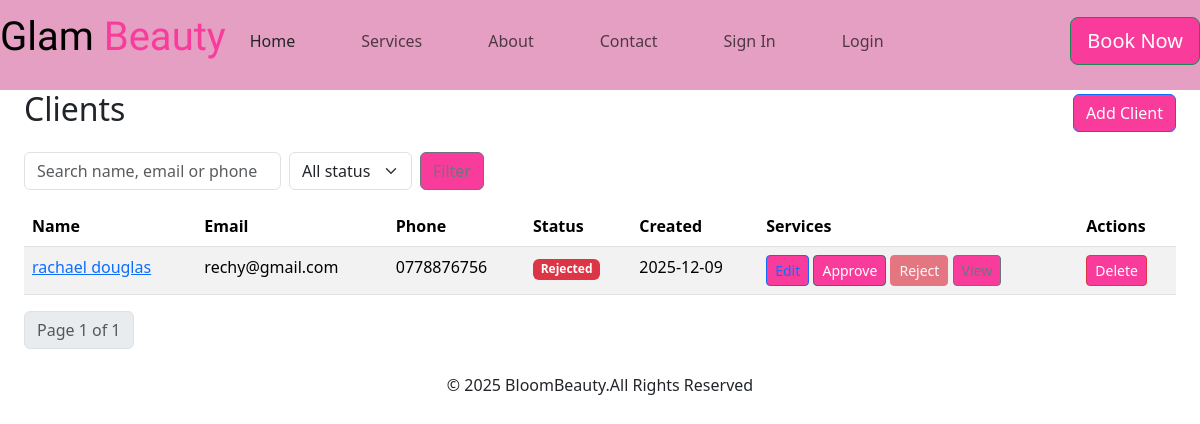
Page /list/ (signed in) on the earlier database version.
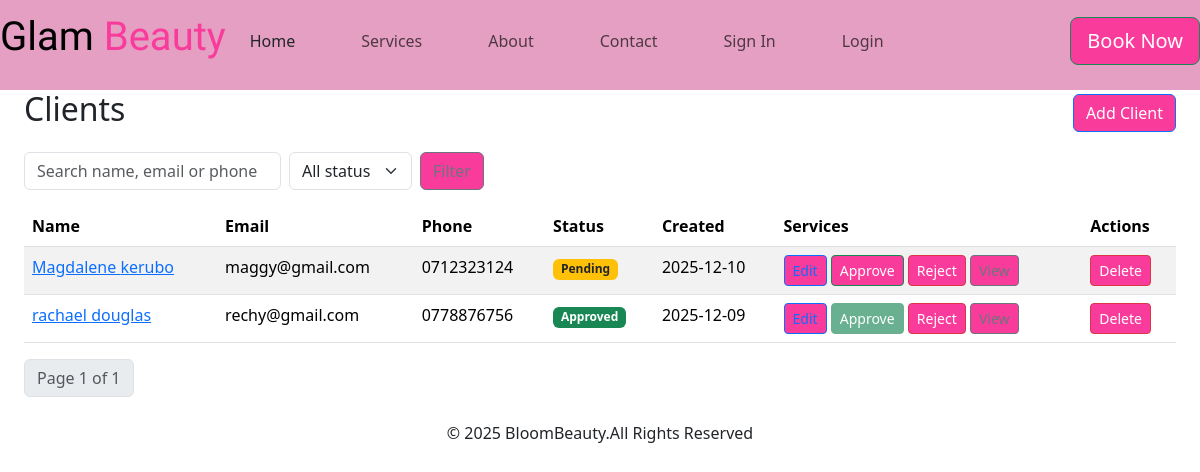
Same page on the later database version.
### cosmetics/models.py (models this page shows, shortened)
class Client(models.Model):
    STATUS_PENDING = 'pending'
    STATUS_APPROVED = 'approved'
    STATUS_REJECTED = 'rejected'
    STATUS_CHOICES = [
        (STATUS_PENDING, 'Pending'),
        (STATUS_APPROVED, 'Approved'),
        (STATUS_REJECTED, 'Rejected'),
    ]
    first_name = models.CharField(max_length=120, null=True, blank=True)
    last_name = models.CharField(max_length=120, blank=True)
    email = models.EmailField(unique=True)
    phone = models.CharField(max_length=30, blank=True)
    address = models.TextField(blank=True)
    dob = models.DateField(null=True, blank=True)
    notes = models.TextField(blank=True)
    avatar = models.ImageField(upload_to='client_avatars/', null=True, blank=True)
    is_active = models.BooleanField(default=True)
    status = models.CharField(max_length=20, choices=STATUS_CHOICES, default=STATUS_PENDING)
    reviewed_by = models.ForeignKey(
        settings.AUTH_USER_MODEL, null=True, blank=True, on_delete=models.SET_NULL, related_name='reviewed_clients'
    )
    reviewed_at = models.DateTimeField(null=True, blank=True)
    review_notes = models.TextField(blank=True)
    created_at = models.DateTimeField(auto_now_add=True)
    updated_at = models.DateTimeField(auto_now=True)
    class Meta:
        ordering = ['last_name', 'first_name']

### cosmetics/views.py (the view, shortened to what this page needs)
# urls.py: path('list/', views.ClientListView.as_view(), name='list'),
class ClientListView(LoginRequiredMixin, ListView):
    model = Client
    template_name = "clientlist.html"
    context_object_name = "clients"
    paginate_by = 10
    def get_queryset(self):
        qs = Client.objects.all().order_by("-created_at")
        q = self.request.GET.get("q")
        status = self.request.GET.get("status")
        if status:
            qs = qs.filter(status=status)
        return qs

### cosmetics/templates/clientlist.html (shortened to what this page needs)
{% extends "base.html" %}
{% load static %}
{% block content %}
  <div class="container-fluid">
    <div class="d-flex justify-content-between align-items-center mb-3">
      <h2>Clients</h2>
      <div>
        <a class="btn btn-primary" href="{% url 'add' %}">Add Client</a>
      </div>
    </div>
    <form method="get" class="row g-2 mb-3">
      <div class="col-auto">
        <input type="text" name="q" value="{{ request.GET.q }}" class="form-control" placeholder="Search name, email or phone">
      </div>
      <div class="col-auto">
        <select name="status" class="form-select">
          <option value="">All status</option>
        </select>
      </div>
      <div class="col-auto">
        <button class="btn btn-outline-secondary" type="submit">Filter</button>
      </div>
    </form>
    {% if clients %}
    <table class="table table-striped table-hover">
      <thead>
        <tr>
          <th>Name</th>
          <th>Email</th>
          <th>Phone</th>
          <th>Status</th>
          <th>Created</th>
          <th>Services</th>
          <th>Actions</th>
        </tr>
      </thead>
      <tbody>
        {% for client in clients %}
        <tr>
          <td><a href="{% url 'detail' client.pk %}">{{ client.first_name }} {{ client.last_name }}</a></td>
          <td>{{ client.email }}</td>
          <td>{{ client.phone }}</td>
          <td>
            {% if client.status == client.STATUS_PENDING %}
              <span class="badge bg-warning text-dark">Pending</span>
            {% elif client.status == client.STATUS_APPROVED %}
              <span class="badge bg-success">Approved</span>
            {% else %}
              <span class="badge bg-danger">Rejected</span>
            {% endif %}
          </td>
          <td>{{ client.created_at|date:"Y-m-d" }}</td>
          <td>
            <a class="btn btn-sm btn-outline-primary" href="{% url 'edit' client.pk %}">Edit</a>
            <form method="post" action="{% url 'approve' client.pk %}" style="display:inline;">
              <button type="submit" class="btn btn-sm btn-success" {% if client.status == client.STATUS_APPROVED %}disabled{% endif %}>Approve</button>
            </form>
            <form method="post" action="{% url 'reject' client.pk %}" style="display:inline;">
              <button type="submit" class="btn btn-sm btn-danger" {% if client.status == client.STATUS_REJECTED %}disabled{% endif %}>Reject</button>
            </form>
            <a class="btn btn-sm btn-outline-secondary" href="{% url 'detail' client.pk %}">View</a>
           <td>
  <form method="post" action="{% url 'delete' client.pk %}" style="display:inline;">
    <button type="submit" class="btn btn-sm btn-danger"
        onclick="return confirm('Are you sure you want to delete {{ client.first_name }} {{ client.last_name }}?');">
      Delete
    </button>
  </form>
</td>
          </td>
        </tr>
        {% endfor %}
      </tbody>
    </table>
    <nav>
      <ul class="pagination">
        <li class="page-item disabled"><a class="page-link">Page {{ page_obj.number }} of {{ page_obj.paginator.num_pages }}</a></li>
      </ul>
    </nav>
    {% else %}
      <p>No clients found.</p>
    {% endif %}
  </div>
{% endblock %}

### cosmetics/templates/base.html (shortened to what this page needs)
{%load static%}
<!DOCTYPE html>
<html lang="en">
<head>
    <link rel="stylesheet" href="{% static 'css/bootstrap.min.css' %}">
    <link rel="stylesheet" href="{% static 'style.css' %}">
</head>
<body>
  <nav class="navbar navbar-expand-lg "  style="padding-top: 0px;">
  <div class="container-fluid navbar">
    <a class="navbar-brand brand" href="{% url 'homepage'%}">
      <h1> <span class="glam">Glam</span> <span class="beauty">Beauty</span></h1></a>
    <div class="collapse navbar-collapse" id="navbarTogglerDemo02">
      <ul class="navbar-nav me-auto mb-2 mb-lg-0">
        <li class="nav-item">
          <a class="nav-link active text-dark" aria-current="page" href="{% url 'homepage'%}">Home</a>
        </li>
        <li class="nav-item">
          <a class="nav-link" href="{% url 'services'%}">Services</a>
        </li>
        <li class="nav-item">
          <a class="nav-link" href="{% url 'aboutpage'%}" >About</a>
        </li>
        <li class="nav-item">
          <a class="nav-link" href="{% url 'contactpage'%}" >Contact</a>
        </li>
          <li class="nav-item">
          <a class="nav-link" href="{% url 'registerpage'%}">Sign In</a>
        </li>
          <li class="nav-item">
          <a class="nav-link" href="{% url 'loginpage'%}">Login</a>
        </li>
      </ul>
      <form class="d-flex" role="search">
        {% if user.is_authenticated %}
             <a href="{% url 'book' %}" class="btn btn-success btn-lg">Book Now</a>
        {% else %}
            <a href="{% url 'loginpage' %}" class="btn btn-success btn-lg">Sign in to Book</a>
            {% endif %}
      </form>
    </div>
  </div>
</nav>
<main class="mt-0">
  <div class="container-fluid">
        <div class="row">
            {% if user.is_staff or user.is_superuser %}
            <div class="col-md-2 d-none d-md-block sidebar">
                <div class="position-sticky pt-3">
                    <ul class="nav flex-column">
                        <li class="nav-item">
                            <a class="nav-link {% if request.resolver_match.url_name == 'admin_dashboard' %}active{% endif %}"
                               href="{% url 'dashboard' %}">
                                <i class="fas fa-tachometer-alt me-2"></i>Dashboard
                            </a>
                        </li>
                        <li class="nav-item">
                            <a class="nav-link {% if request.resolver_match.url_name == 'add_client' %}active{% endif %}"
                               href="{% url 'add' %}">
                                <i class="fas fa-user-plus me-2"></i>Add Client
                            </a>
                        </li>
                        <li class="nav-item">
                            <a class="nav-link {% if request.resolver_match.url_name == 'add_client' %}active{% endif %}"
                               href="{% url 'list' %}">
                                <i class="fas fa-user-plus me-2"></i>All Clients
                            </a>
                        </li>
                        <li class="nav-item">
                            <a class="nav-link" href="{% url 'addservice' %}">
                                <i class="fas fa-chart-bar me-2"></i>Add Services
                            </a>
                        </li>
                        <li class="nav-item">
                            <a class="nav-link" href="{% url 'serviceslist' %}">
                                <i class="fas fa-cog me-2"></i>New services
                            </a>
                        </li>
                          <li class="nav-item">
                            <a class="nav-link" href="{% url 'bookinglist' %}">
                                <i class="fas fa-cog me-2"></i>Booking List
                            </a>
                        </li>
                    </ul>
                </div>
            </div>
            <div class="col-md-10">
            {% else %}
            <div class="col-12">
            {% endif %}
<main class="mt-0 m-0 p-0 ms-0 me-0">
    {% block content %}
    {% endblock %}
</main>
<footer class="text-center mt-4">© 2025 BloomBeauty.All Rights Reserved</footer>
</body>
</html>

### cosmetics/static/style.css (style rules this page uses)
:root { --bs-secondary: #ff6347; --bs-secondary-bg-rgb: 255, 99, 71; }
.navbar { background-color: #e49fc2; }
.nav-item { padding-right: 50px; }
.brand { font-family: 'Dancing Script', cursive; font-size: 48px; font-weight: 700; }
.brand .glam { color: #000000; }
.brand .beauty { color: #f93c9b; }
.btn { background-color: #f93c9b; ; }

Differences in the rows shown:
added Client: first_name "Magdalene", last_name "kerubo", email "maggy@gmail.com", phone "0712323124", status "Pending", created_at "2025-12-10"
changed Client "rachael": status "Rejected" → "Approved"
